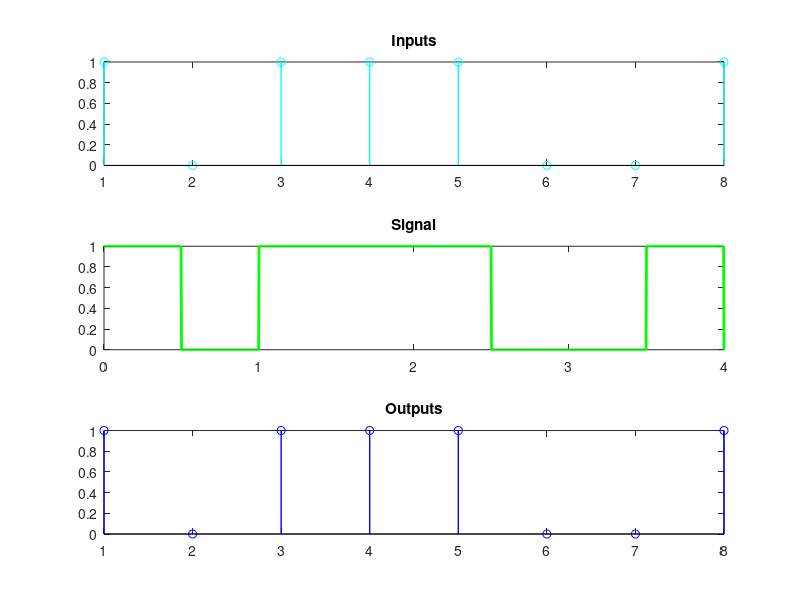

The MATLAB source for this figure:
input_bits = [1 0 1 1 1  0 0 1];

subplot(311);
stem(input_bits,'c','LineWidth',1);
title('Inputs');

bitrate = 2;
T = length(input_bits)/bitrate; % full time of bit sequence
n = 200;
N = n*length(input_bits);
dt = T/N;
t = 0:dt:T;

signal = zeros(1,length(t)); % output signal

%modulation
for i = 0:length(input_bits)-1
    if input_bits(i+1) == 1
        signal(i*n+1:(i+1)*n) = 1;
    else
        signal(i*n+1:(i+1)*n) = 0;
    end
end

subplot(312);
plot(t,signal,'g','LineWidth',2);
title('Signal');

%demodulation
output_bits = zeros(1,length(input_bits));
for i = 0:length(input_bits)-1
    output_bits(i+1) = signal(i*n+1);
end 

subplot(313);
stem(input_bits,'b','LineWidth',1);
title('Outputs');